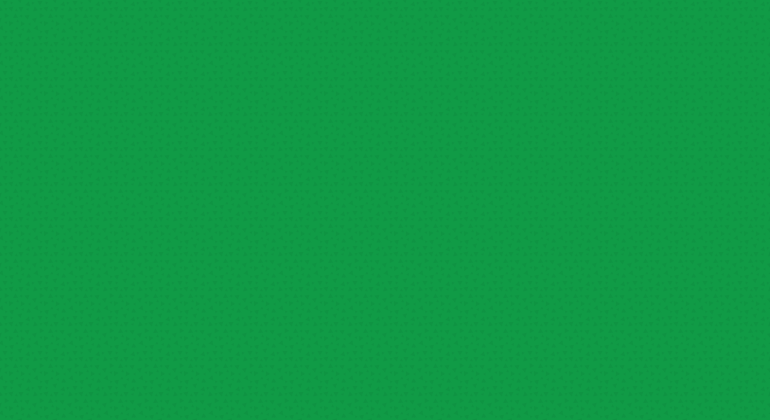

The image is a tile-based game level rendered from a .tmx file. Its description and source (layers, tilesets, objects; grid data summarised) follow:
An orthogonal 22x12 tile map with 35x35 px tiles, 3 tile layers (background, walkable, collision) and 156 objects.

<map version="1.0" orientation="orthogonal" renderorder="right-down" width="22" height="12" tilewidth="35" tileheight="35" nextobjectid="257">
 <tileset firstgid="1" name="tiles_spritesheet" tilewidth="35" tileheight="35" spacing="1" tilecount="156" columns="12">
  <image source="../tiles/tiles_spritesheet.png" width="432" height="468" />
 </tileset>
 <layer name="background" width="22" height="12">
  <data>[264 cells, 264 non-empty, 1 distinct tile ids]</data>
 </layer>
 <layer name="walkable" width="22" height="12">
  <data>[264 cells, 0 non-empty, 0 distinct tile ids]</data>
 </layer>
 <layer name="collision" width="22" height="12">
  <properties>
   <property name="collision" value="true" />
  </properties>
  <data>[264 cells, 0 non-empty, 0 distinct tile ids]</data>
 </layer>
 <objectgroup name="objects">
  <object id="23" gid="63" x="0" y="36" width="35" height="35" />
  <object id="24" gid="63" x="34" y="34" width="35" height="35" />
  <object id="25" gid="63" x="73" y="35" width="35" height="35" />
  <object id="26" gid="63" x="109" y="36" width="35" height="35" />
  <object id="27" gid="63" x="143" y="33" width="35" height="35" />
  <object id="28" gid="63" x="176" y="38" width="35" height="35" />
  <object id="29" gid="63" x="208" y="40" width="35" height="35" />
  <object id="30" gid="63" x="245" y="36" width="35" height="35" />
  <object id="31" gid="63" x="283" y="36" width="35" height="35" />
  <object id="32" gid="63" x="318" y="36" width="35" height="35" />
  <object id="33" gid="63" x="348" y="37" width="35" height="35" />
  <object id="34" gid="63" x="382" y="35" width="35" height="35" />
  <object id="35" gid="63" x="418" y="36" width="35" height="35" />
  <object id="36" gid="63" x="455" y="37" width="35" height="35" />
  <object id="37" gid="63" x="489" y="33" width="35" height="35" />
  <object id="38" gid="63" x="525" y="35" width="35" height="35" />
  <object id="39" gid="63" x="561" y="34" width="35" height="35" />
  <object id="40" gid="63" x="595" y="34" width="35" height="35" />
  <object id="41" gid="63" x="631" y="35" width="35" height="35" />
  <object id="42" gid="63" x="668" y="38" width="35" height="35" />
  <object id="43" gid="63" x="703" y="38" width="35" height="35" />
  <object id="44" gid="63" x="735" y="36" width="35" height="35" />
  <object id="45" gid="63" x="1" y="419" width="35" height="35" />
  <object id="46" gid="63" x="38" y="418" width="35" height="35" />
  <object id="47" gid="63" x="69" y="422" width="35" height="35" />
  <object id="49" gid="63" x="106" y="422" width="35" height="35" />
  <object id="50" gid="63" x="139" y="424" width="35" height="35" />
  <object id="51" gid="63" x="180" y="421" width="35" height="35" />
  <object id="52" gid="63" x="210" y="419" width="35" height="35" />
  <object id="53" gid="63" x="241" y="421" width="35" height="35" />
  <object id="54" gid="63" x="280" y="420" width="35" height="35" />
  <object id="55" gid="63" x="316" y="422" width="35" height="35" />
  <object id="56" gid="63" x="353" y="419" width="35" height="35" />
  <object id="57" gid="63" x="389" y="418" width="35" height="35" />
  <object id="58" gid="63" x="419" y="418" width="35" height="35" />
  <object id="59" gid="63" x="455" y="418" width="35" height="35" />
  <object id="60" gid="63" x="490" y="419" width="35" height="35" />
  <object id="61" gid="63" x="522" y="422" width="35" height="35" />
  <object id="62" gid="63" x="561" y="420" width="35" height="35" />
  <object id="63" gid="63" x="595" y="423" width="35" height="35" />
  <object id="64" gid="63" x="629" y="418" width="35" height="35" />
  <object id="65" gid="63" x="665" y="417" width="35" height="35" />
  <object id="66" gid="63" x="698" y="420" width="35" height="35" />
  <object id="67" gid="63" x="734" y="420" width="35" height="35" />
  <object id="81" gid="64" x="668" y="280" width="35" height="35" />
  <object id="83" gid="64" x="0" y="281" width="35" height="35" />
  <object id="84" gid="64" x="1" y="316" width="35" height="35" />
  <object id="85" gid="64" x="0" y="351" width="35" height="35" />
  <object id="86" gid="64" x="4" y="390" width="35" height="35" />
  <object id="87" gid="64" x="-2" y="145" width="35" height="35" />
  <object id="88" gid="64" x="1" y="103" width="35" height="35" />
  <object id="89" gid="64" x="2" y="67" width="35" height="35" />
  <object id="134" gid="63" x="174" y="245" width="35" height="35" />
  <object id="137" gid="64" x="106" y="142" width="35" height="35" />
  <object id="138" gid="64" x="142" y="140" width="35" height="35" />
  <object id="139" gid="64" x="173" y="140" width="35" height="35" />
  <object id="141" gid="64" x="210" y="282" width="35" height="35" />
  <object id="142" gid="64" x="244" y="282" width="35" height="35" />
  <object id="143" gid="64" x="319" y="279" width="35" height="35" />
  <object id="144" gid="64" x="242" y="177" width="35" height="35" />
  <object id="145" gid="64" x="315" y="137" width="35" height="35" />
  <object id="146" gid="64" x="384" y="178" width="35" height="35" />
  <object id="147" gid="64" x="385" y="210" width="35" height="35" />
  <object id="148" gid="64" x="455" y="241" width="35" height="35" />
  <object id="149" gid="64" x="383" y="280" width="35" height="35" />
  <object id="150" gid="64" x="422" y="279" width="35" height="35" />
  <object id="151" gid="63" x="526" y="141" width="35" height="35" />
  <object id="152" gid="64" x="562" y="102" width="35" height="35" />
  <object id="153" gid="64" x="525" y="177" width="35" height="35" />
  <object id="154" gid="64" x="493" y="140" width="35" height="35" />
  <object id="155" gid="63" x="597" y="210" width="35" height="35" />
  <object id="156" gid="64" x="594" y="176" width="35" height="35" />
  <object id="157" gid="64" x="629" y="175" width="35" height="35" />
  <object id="158" gid="64" x="665" y="105" width="35" height="35" />
  <object id="159" gid="64" x="698" y="143" width="35" height="35" />
  <object id="160" gid="64" x="0" y="181" width="35" height="35" />
  <object id="161" gid="64" x="-1" y="212" width="35" height="35" />
  <object id="162" gid="64" x="-1" y="241" width="35" height="35" />
  <object id="167" gid="63" x="594" y="246" width="35" height="35" />
  <object id="168" gid="64" x="560" y="282" width="35" height="35" />
  <object id="169" gid="64" x="495" y="310" width="35" height="35" />
  <object id="170" gid="64" x="285" y="312" width="35" height="35" />
  <object id="171" gid="64" x="105" y="313" width="35" height="35" />
  <object id="172" gid="64" x="211" y="385" width="35" height="35" />
  <object id="174" gid="64" x="317" y="245" width="35" height="35" />
  <object id="179" gid="63" x="666" y="174" width="35" height="35" />
  <object id="180" gid="64" x="702" y="242" width="35" height="35" />
  <object id="181" gid="64" x="666" y="351" width="35" height="35" />
  <object id="182" gid="64" x="456" y="386" width="35" height="35" />
  <object id="183" gid="64" x="384" y="316" width="35" height="35" />
  <object id="184" gid="64" x="69" y="71" width="35" height="35" />
  <object id="185" gid="64" x="247" y="68" width="35" height="35" />
  <object id="186" gid="64" x="347" y="72" width="35" height="35" />
  <object id="187" gid="64" x="384" y="69" width="35" height="35" />
  <object id="188" gid="63" x="210" y="140" width="35" height="35" />
  <object id="194" gid="63" x="628" y="317" width="35" height="35" />
  <object id="195" gid="63" x="665" y="313" width="35" height="35" />
  <object id="196" gid="63" x="562" y="349" width="35" height="35" />
  <object id="197" gid="63" x="422" y="350" width="35" height="35" />
  <object id="198" gid="63" x="424" y="309" width="35" height="35" />
  <object id="199" gid="63" x="490" y="212" width="35" height="35" />
  </objectgroup>
</map>
<!-- 55 of 156 objects omitted -->
